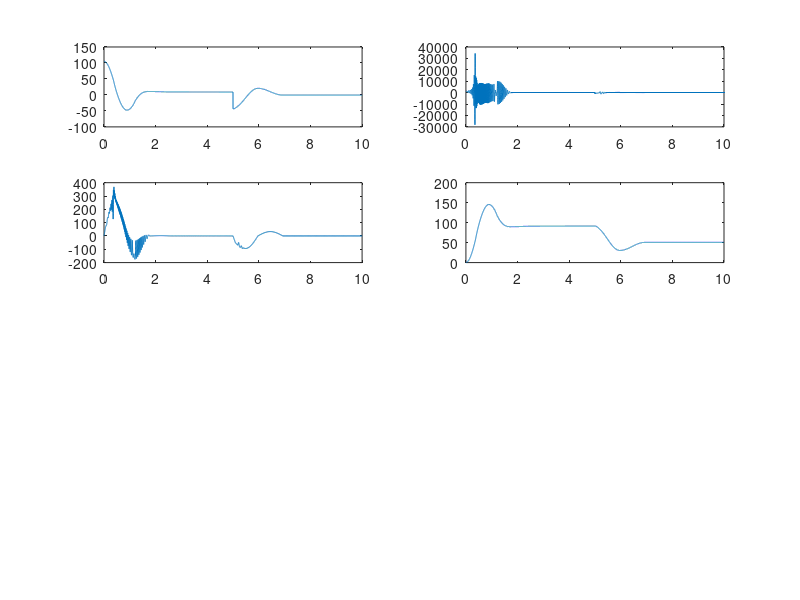
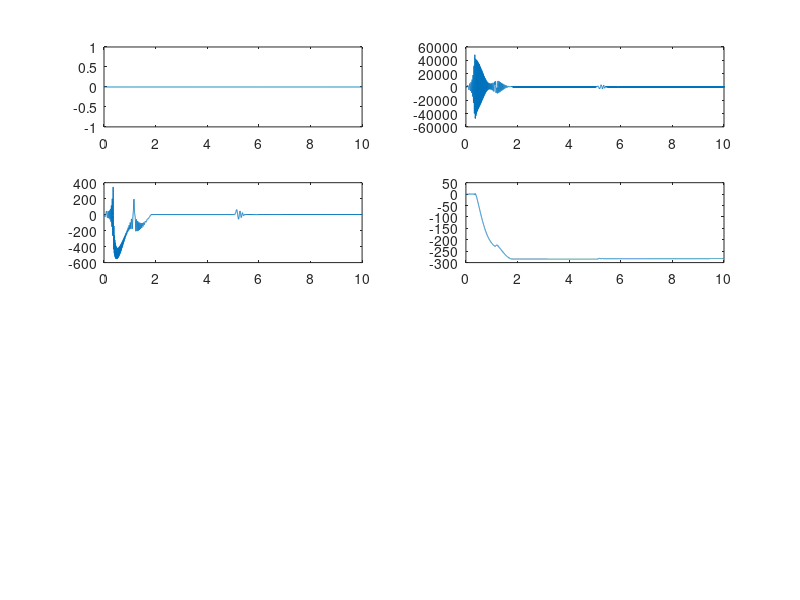

MATLAB code for these plots, in order:
clc;
clear;

%variables to mess with
rg1=100; %gear ratio
rg2=100;
tauc1=10; %friction
tauc2=10;
tauL1=1000; %torque limit
tauL2=1000;
noise=0;
kp1=1;	
kd1=0.00005;	
kp2=0;
kd2=0;
randn('seed', 8);




%mass&length
m1=10;
m2=5;
l1=0.5;
l2=0.5;

%inertia
j1=m1*l1^2/rg1^2;    
j2=m2*l2^2/rg2^2;

% Simulation parameters
T=0.001; % sampling period
N=10000; % number of points
t=T*(0:(N-1)); % time vector

%data variables
theta1=zeros(1,N);  % position 1
theta1Dot=zeros(1,N); % speed 1
theta1DDot=zeros(1,N); % acceleration 1
theta2=zeros(1,N);  % position 2
theta2Dot=zeros(1,N); % speed 2
theta2DDot=zeros(1,N); % acceleration 2

theta1Des=zeros(1,N); % desired position 1
theta1DotDes=zeros(1,N); % desired speed 1
theta1DDotDes=zeros(1,N); % desired acceleration 1
theta2Des=zeros(1,N); % desired position 2
theta2DotDes=zeros(1,N); % desired speed 2
theta2DDotDes=zeros(1,N); % desired acceleration 2

theta1Sensed=zeros(1,N); % desired position 1
theta1DotSensed=zeros(1,N); % desired speed 1
theta1DDotSensed=zeros(1,N); % desired acceleration 1
theta2Sensed=zeros(1,N); % desired position 2
theta2DotSensed=zeros(1,N); % desired speed 2
theta2DDotSensed=zeros(1,N); % desired acceleration 2

u1=zeros(1,N);  % total control signal 1
u2=zeros(1,N);  % total control signal 2
taum1=zeros(1,N);  % torque output 1
taum2=zeros(1,N);  % torque output 2

%target position
for i=1:5000
theta1Des(i)=100;
theta2Des(i)=0;

end
for i=5000:N-1
theta1Des(i)=50;
theta2Des(i)=0;

end




%construct robot dynamics

for i=1:N-1
    
    %input open loop testing
    %u1(i)=0;  % torque output 1
	%u2(i)=1;  % torque output 2
	
	%noise
	theta1Sensed(i)=theta1(i)+noise*randn;
	theta2Sensed(i)=theta1(i)+noise*randn;
	
	%prepare for d controller
	theta1DotDes(i)=(theta1Des(i)-theta1Sensed(i))/T;
	theta2DotDes(i)=(theta2Des(i)-theta2Sensed(i))/T;	
	
	%PD controller
	u1(i)=kp1*(theta1Des(i)-theta1Sensed(i))+kd1*(theta1DotDes(i)-theta1DotSensed(i));
	u2(i)=kp2*(theta2Des(i)-theta2Sensed(i))+kd2*(theta2DotDes(i)-theta2DotSensed(i));
	

	%matric A
	Aa=j1*rg1^2+(m1+m2)*l1^2+m2*l2^2+2*m2*l1*l2*cos(theta2(i));
	Ab=m2*l2^2+m2*l1*l2*cos(theta2(i));
	Ac=m2*l2^2+m2*l1*l2*cos(theta2(i));
	Ad=j2*rg2^2+m2*l2^2;
    M=[Aa Ab;Ac Ad];
	%matric B
	Ba=0;
	Bb=-m2*l1*l2*sin(theta2(i));
	Bc=m2*l1*l2*sin(theta2(i));
	Bd=0;
    B=[Ba Bb;Bc Bd];
	%matrix C
	Ca=-m2*l1*l2*sin(theta2(i));
	Cb=-m2*l1*l2*sin(theta2(i));
	Cc=0;
	Cd=0;
    C=[Ca Cb;Cc Cd];
    
	%multiply by motion get h1 and h2
    BB=[theta1Dot(i)^2;theta2Dot(i)^2];
    CC=[theta1Dot(i)*theta2Dot(i);theta2Dot(i)*theta1Dot(i)];
    
    H=B*BB+C*CC;

	%torque limit check
	if abs(u1(i))>tauL1
		taum1(i)=tauL1;
	else
		taum1(i)=u1(i);
	end

	if abs(u2(i))>tauL2
		taum2(i)=tauL2;
	else
		taum2(i)=u2(i);
	end
	
	%friction check
    
	if theta1Dot(i)==0
		if taum1(i)-H(1)/rg1>tauc1
			tauf1=tauc1;
		elseif taum1(i)-H(1)/rg1<-tauc1
			tauf1=-tauc1;
		else
			tauf1=taum1(i)-H(1)/rg1;
		end
	
    else
       
        tauf1=tauc1*sign(theta1Dot(i));
    end
	
    
    %motor2
	if theta2Dot(i)==0
		if taum2(i)-H(2)/rg2>tauc2
			tauf2=tauc2;
		elseif taum2(i)-H(2)/rg2<-tauc2
			tauf2=-tauc2;
		else
			tauf2=taum2(i)-H(2)/rg2;
		end
	
	else
		tauf2=tauc2*sign(theta2Dot(i));
	end	
	
	
	%isolate thetaddot
	
    Minv=inv(M);
	tau=[rg1*(taum1(i)-tauf1);rg2*(taum2(i)-tauf2)];
   
    acc=Minv*(tau-H);
    theta1DDot(i)=acc(1);
    theta2DDot(i)=acc(2); 
    
    
    %===================================
    %isolate thetaddot,det method
	%detM=1/(Aa*Ad-Ab*Ac);
	%theta1DDot(i)=detM*(Ad*(rg1*(taum1(i)-tauf1)-h1)-Ab*(rg2*(taum2(i)-tauf2)-h2));
    %theta1DDot(i)=0;
	%theta2DDot(i)=detM*(-Ac*(rg1*(taum1(i)-tauf1)-h1)+Aa*(rg2*(taum2(i)-tauf2)-h2));
    %===================================
    

    
   
    
	%probationary speed
	spd1=theta1Dot(i)+theta1DDot(i)*T;
	spd2=theta2Dot(i)+theta2DDot(i)*T;
    
    %trying to make a mechanism to stop friction over shoot
    %if sign(spd1)~= sign(theta1Dot(i)) && abs(theta1Dot(i))>0.001
    %    theta1Dot(i+1)=0;
    %else
        theta1Dot(i+1)=spd1;
    %end
    
    %if sign(spd2)~= sign(theta2Dot(i)) && abs(theta2Dot(i))>0.001
    %    theta2Dot(i+1)=0;
    %else
        theta2Dot(i+1)=spd2;
    %end    
    
    
	theta1(i+1)=theta1(i)+theta1Dot(i)*T;
	theta2(i+1)=theta2(i)+theta2Dot(i)*T;



end
figure
subplot(4,2,1),plot(t,u1)
subplot(4,2,2),plot(t,theta1DDot)
subplot(4,2,3),plot(t,theta1Dot)
subplot(4,2,4),plot(t,theta1)



figure
subplot(4,2,1),plot(t,u2)
subplot(4,2,2),plot(t,theta2DDot)
subplot(4,2,3),plot(t,theta2Dot)
subplot(4,2,4),plot(t,theta2)
















